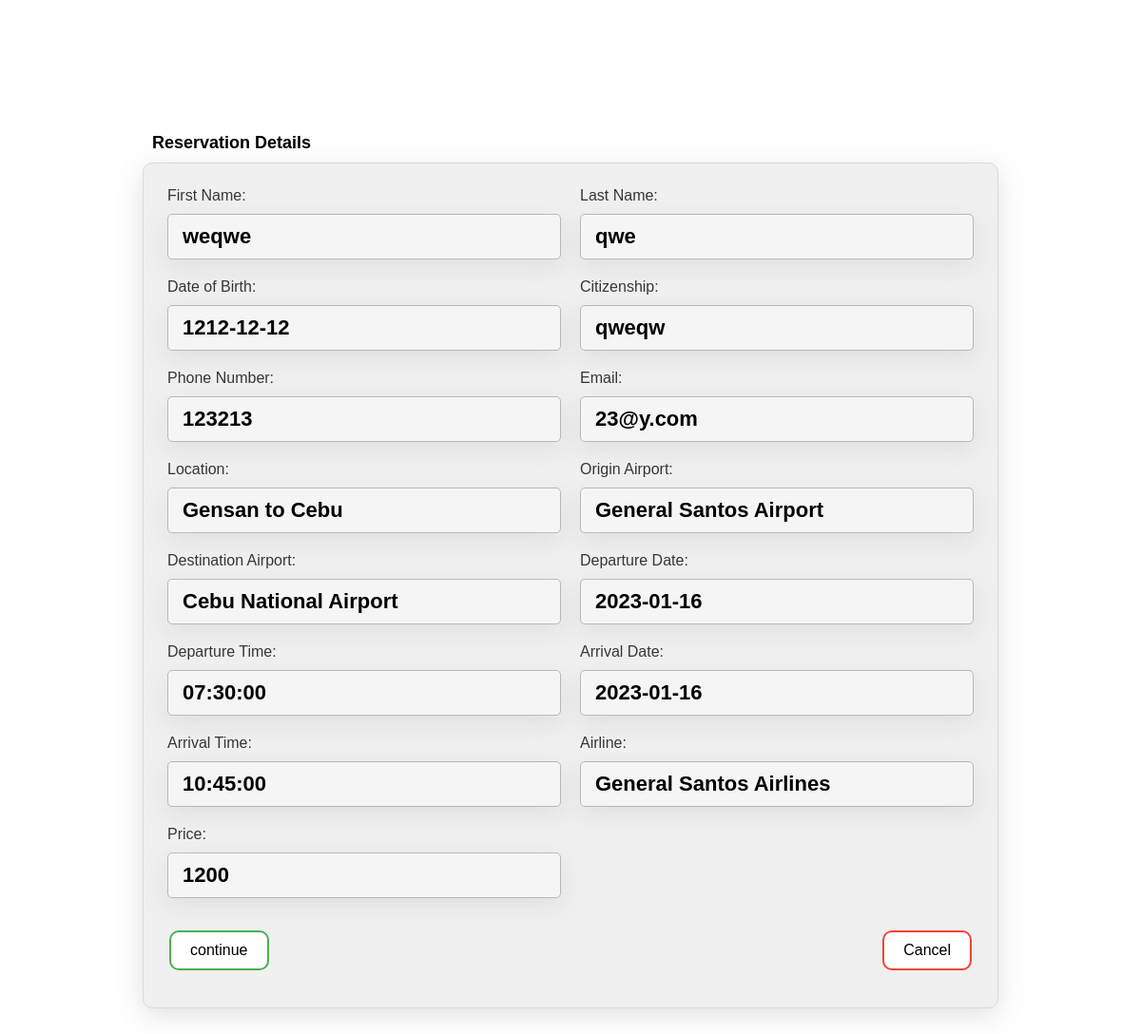
Page /Airlines/book3.php?reservation_id=1 on the committed database.
### tables this page shows
CREATE TABLE `reservation` (
  `reservation_id` int(10) NOT NULL,
  `passenger_id` int(10) NOT NULL,
  `flight_id` int(10) NOT NULL
);

CREATE TABLE `passenger` (
  `passenger_id` int(10) NOT NULL,
  `first_name` varchar(50) NOT NULL,
  `last_name` varchar(50) NOT NULL,
  `date_of_birth` date NOT NULL,
  `citizenship` varchar(20) NOT NULL,
  `p_number` varchar(20) NOT NULL,
  `email` varchar(50) NOT NULL
);

CREATE TABLE `direction` (
  `direction_id` int(10) NOT NULL,
  `origin_airport_code` char(3) NOT NULL,
  `destination_airport_code` char(3) NOT NULL,
  `location` varchar(255) NOT NULL
);

CREATE TABLE `airport` (
  `airport_code` char(3) NOT NULL,
  `airport_name` varchar(255) NOT NULL
);

CREATE TABLE `schedule` (
  `schedule_id` int(10) NOT NULL,
  `direction_id` int(7) NOT NULL,
  `departure_date` date NOT NULL,
  `departure_time` time NOT NULL,
  `arrival_date` date NOT NULL,
  `arrival_time` time NOT NULL,
  `airline_id` char(3) NOT NULL,
  `price` int(11) NOT NULL
);

CREATE TABLE `airline` (
  `airline_id` char(3) NOT NULL,
  `airline_name` varchar(100) NOT NULL
);

### Airlines/book3.php (the view, shortened to what this page needs)
<?php
require 'admin/dbcon.php';
?>
<!doctype html>
<html lang="en">
<head>
    <link rel="stylesheet" href="css/book1-view.css">
</head>
<body>
    <div class="container mt-5">
        <div class="row">
            <div class="col-md-12">
                <div class="card">
                    <div class="card-header">
                        <h4 id="prompt-head">Reservation Details </h4>
                    </div>
                    <form name="Form" action="book4.php" autocomplete="off" onsubmit="return validateForm()" method="post" class="d-inline" required>
                            <?php
                            if (isset($_GET['reservation_id'])) {
                                $reservation_id = mysqli_real_escape_string($con, $_GET['reservation_id']);
                            } else {
                                if (isset($_SESSION['reservation'])) {
                                    $reservation_id = $_SESSION['reservation'];
                                }
                            }
                            $query = "Select reservation.passenger_id, reservation.flight_id, passenger.passenger_id, passenger.first_name, passenger.last_name, passenger.date_of_birth, passenger.citizenship, passenger.p_number, passenger.email from reservation left join passenger on reservation.passenger_id = passenger.passenger_id where reservation.reservation_id = '$reservation_id'";
                            $query_run = mysqli_query($con, $query);
                            if (mysqli_num_rows($query_run) > 0) {
                            ?>
                                <?php
                                if (isset($_GET['reservation_id'])) {
                                    $reservation_id2 = mysqli_real_escape_string($con, $_GET['reservation_id']);
                                } else {
                                    if (isset($_SESSION['reservation'])) {
                                        $reservation_id2 = $_SESSION['reservation'];
                                    }
                                }
                                $query2 = "Select reservation.passenger_id, reservation.flight_id, flight.flight_id, flight.schedule_id, schedule.schedule_id, direction.direction_id, airline.airline_id, airline.airline_name, direction.origin_airport_code, direction.destination_airport_code, direction.location, schedule.direction_id, schedule.departure_date, schedule.departure_time, schedule.arrival_date, schedule.arrival_time, schedule.airline_id, schedule.price from reservation left join flight on reservation.flight_id = flight.flight_id left join schedule on flight.schedule_id = schedule.schedule_id left join direction on schedule.direction_id = direction.direction_id left join airline on schedule.airline_id = airline.airline_id where reservation.reservation_id = '$reservation_id2'";
                                $query_run2 = mysqli_query($con, $query2);
                                if (mysqli_num_rows($query_run2) > 0) {
                                    $reservation2 = mysqli_fetch_array($query_run2);
                                } else {
                                    echo "<h4>No ID Found</h4>";
                                }
                                ?>
                                        <?php
                                        $query3 = "select direction.origin_airport_code, airport.airport_name from reservation left join flight on reservation.flight_id = flight.flight_id left join schedule on flight.schedule_id = schedule.schedule_id left join direction on schedule.direction_id = direction.direction_id left join airport on direction.origin_airport_code = airport.airport_code where reservation_id='$reservation_id'";
                                        $query_run3 = mysqli_query($con, $query3);
                                        if (mysqli_num_rows($query_run3) > 0) {
                                            while ($row3 = mysqli_fetch_assoc($query_run3)) {
                                                $airport_name1 = $row3['airport_name'];
                                            }
                                        }
                                        ?>
                                        <?php
                                        $query4 = "select reservation.reservation_id, passenger.passenger_id, direction.origin_airport_code, airport.airport_name from reservation left join passenger on reservation.passenger_id = passenger.passenger_id left join flight on reservation.flight_id = flight.flight_id left join schedule on flight.schedule_id = schedule.schedule_id left join direction on schedule.direction_id = direction.direction_id left join airport on direction.destination_airport_code = airport.airport_code where reservation_id='$reservation_id'";
                                        $query_run4 = mysqli_query($con, $query4);
                                        if (mysqli_num_rows($query_run4) > 0) {
                                            while ($row4 = mysqli_fetch_assoc($query_run4)) {
                                                $passenger_id = $row4['passenger_id'];
                                                $airport_name2 = $row4['airport_name'];
                                                $reservation_id = $row4['reservation_id'];
                                        ?>
                                        <?php
                                            }
                                        }
                                        ?>
                            <?php
                            } else {
                                echo "<h4>No ID Found</h4>";
                            }
                            ?>
                        <div class="card-body">
                            <?php
                            $query = "Select reservation.passenger_id, reservation.flight_id, passenger.passenger_id, passenger.first_name, passenger.last_name, passenger.date_of_birth, passenger.citizenship, passenger.p_number, passenger.email from reservation left join passenger on reservation.passenger_id = passenger.passenger_id where reservation.reservation_id = '$reservation_id'";
                            $query_run = mysqli_query($con, $query);
                            if (mysqli_num_rows($query_run) > 0) {
                                $reservation = mysqli_fetch_array($query_run);
                            ?>
                                <div id="main-card">
                                    <div id="entry-container">
                                        <div class="indv-container">
                                            <h2 class="label">First Name:</h2>
                                            <h4 class="entry"><?= $reservation['first_name']; ?></h4>
                                        </div>
                                        <div class="indv-container">
                                            <h2 class="label">Last Name:</h2>
                                            <h4 class="entry"><?= $reservation['last_name']; ?></h4>
                                        </div>
                                        <div class="indv-container">
                                            <h2 class="label">Date of Birth:</h2>
                                            <h4 class="entry"><?= $reservation['date_of_birth']; ?></h4>
                                        </div>
                                        <div class="indv-container">
                                            <h2 class="label">Citizenship:</h2>
                                            <h4 class="entry"><?= $reservation['citizenship']; ?></h4>
                                        </div>
                                        <div class="indv-container">
                                            <h2 class="label">Phone Number:</h2>
                                            <h4 class="entry"><?= $reservation['p_number']; ?></h4>
                                        </div>
                                        <div class="indv-container">
                                            <h2 class="label">Email:</h2>
                                            <h4 class="entry"><?= $reservation['email']; ?></h4>
                                        </div>
                                        <div class="indv-container">
                                            <h2 class="label">Location:</h2>
                                            <h4 class="entry"><?= $reservation2['location']; ?></h4>
                                        </div>
                                        <div class="indv-container">
                                            <h2 class="label">Origin Airport:</h2>
                                            <h4 class="entry"><?php echo $airport_name1; ?></h4>
                                        </div>
                                        <div class="indv-container">
                                            <h2 class="label">Destination Airport:</h2>
                                            <h4 class="entry"><?php echo $airport_name2; ?></h4>
                                        </div>
                                        <div class="indv-container">
                                            <h2 class="label">Departure Date:</h2>
                                            <h4 class="entry"><?= $reservation2['departure_date']; ?></h4>
                                        </div>
                                        <div class="indv-container">
                                            <h2 class="label">Departure Time:</h2>
                                            <h4 class="entry"><?= $reservation2['departure_time']; ?></h4>
                                        </div>
                                        <div class="indv-container">
                                            <h2 class="label">Arrival Date:</h2>
                                            <h4 class="entry"><?= $reservation2['arrival_date']; ?></h4>
                                        </div>
                                        <div class="indv-container">
                                            <h2 class="label">Arrival Time:</h2>
                                            <h4 class="entry"><?= $reservation2['arrival_time']; ?></h4>
                                        </div>
                                        <div class="indv-container">
                                            <h2 class="label">Airline:</h2>
                                            <h4 class="entry"><?= $reservation2['airline_name']; ?></h4>
                                        </div>
                                        <div class="indv-container">
                                            <h2 class="label">Price:</h2>
                                            <h4 class="entry"><?= $reservation2['price']; ?></h4>
                                        </div>
                                    </div>
                                    <div id="act-container">
                                        <a id="confirm-btn" href="book4.php?reservation_id=<?php echo $reservation_id; ?>" class="btn btn-info btn-sm">continue</a>
                                        <td>
                                            <a id="cancel-btn" href="delete.php?d_reservation_id=<?php echo $reservation_id; ?>&d_passenger_id=<?php echo $passenger_id; ?>" class="btn" onclick="history.back()">Cancel</a>
                                        </td>
                                    </div>
                                </div>
                            <?php
                            } else {
                                echo "<h4>No ID Found</h4>";
                            }
                            ?>
                        </div>
                    </form>
                </div>
            </div>
        </div>
    </div>
</body>
</html>

### Airlines/css/book1-view.css (style rules this page uses)
* { box-sizing: border-box; margin: 0; padding: 0; }
body { height: 100vh; width: 100vw; display: flex; justify-content: center; align-items: center; font-family: 'Poppins', sans-serif; font-size: 18px; }
a { text-decoration: none; color: #000 }
#prompt-head { padding-left: 10px; margin-bottom: 10px; }
#main-card { border: 1px rgb(220, 218, 218) solid; border-radius: 10px; box-shadow: rgba(100, 100, 111, 0.2) 0px 7px 29px 0px; background: #f0f0f0; width: 900px; padding: 15px; display: flex; flex-flow: column nowrap; }
#entry-container { display: flex; flex-flow: row wrap; }
.indv-container { width: 50%; padding: 10px; font-size: 22px; font-weight: 400; }
.label { font-size: 16px; font-weight: 300; color: rgb(54, 54, 54); margin-bottom: 10px; }
.entry { border: 1px rgb(186, 185, 185) solid; box-shadow: rgba(149, 157, 165, 0.2) 0px 8px 24px; border-radius: 5px; padding: 10px 15px; background: #f5f5f5; overflow: hidden; }
#act-container { padding: 20px 10px; display: flex; justify-content: space-between; }
#confirm-btn, #cancel-btn { background-color: #4CAF50; border: none; border-radius: 10px; color: white; padding: 10px 20px; text-align: center; text-decoration: none; display: inline-block; font-size: 16px; margin: 4px 2px; transition-duration: 0.4s; cursor: pointer; }
#confirm-btn { background-color: white; color: black; border: 2px solid #4CAF50; }
#cancel-btn { background-color: white; color: black; border: 2px solid #f44336; }

### Airlines/book3.php (style rules this page uses)
body { min-height: 1200px; overflow-x: hidden; width: 100%; }

### rows in the picture
reservation: passenger.first_name "weqwe", passenger.last_name "qwe", passenger.date_of_birth "1212-12-12", passenger.citizenship "qweqw", passenger.p_number "123213", passenger.email "23@y.com", direction.location "Gensan to Cebu", airport.airport_name "Cebu National Airport", schedule.departure_date "2023-01-16", schedule.departure_time "07:30:00", schedule.arrival_date "2023-01-16", schedule.arrival_time "10:45:00", airline.airline_name "General Santos Airlines", schedule.price "1200"

### other values in the picture
$airport_name1 "General Santos Airport"
